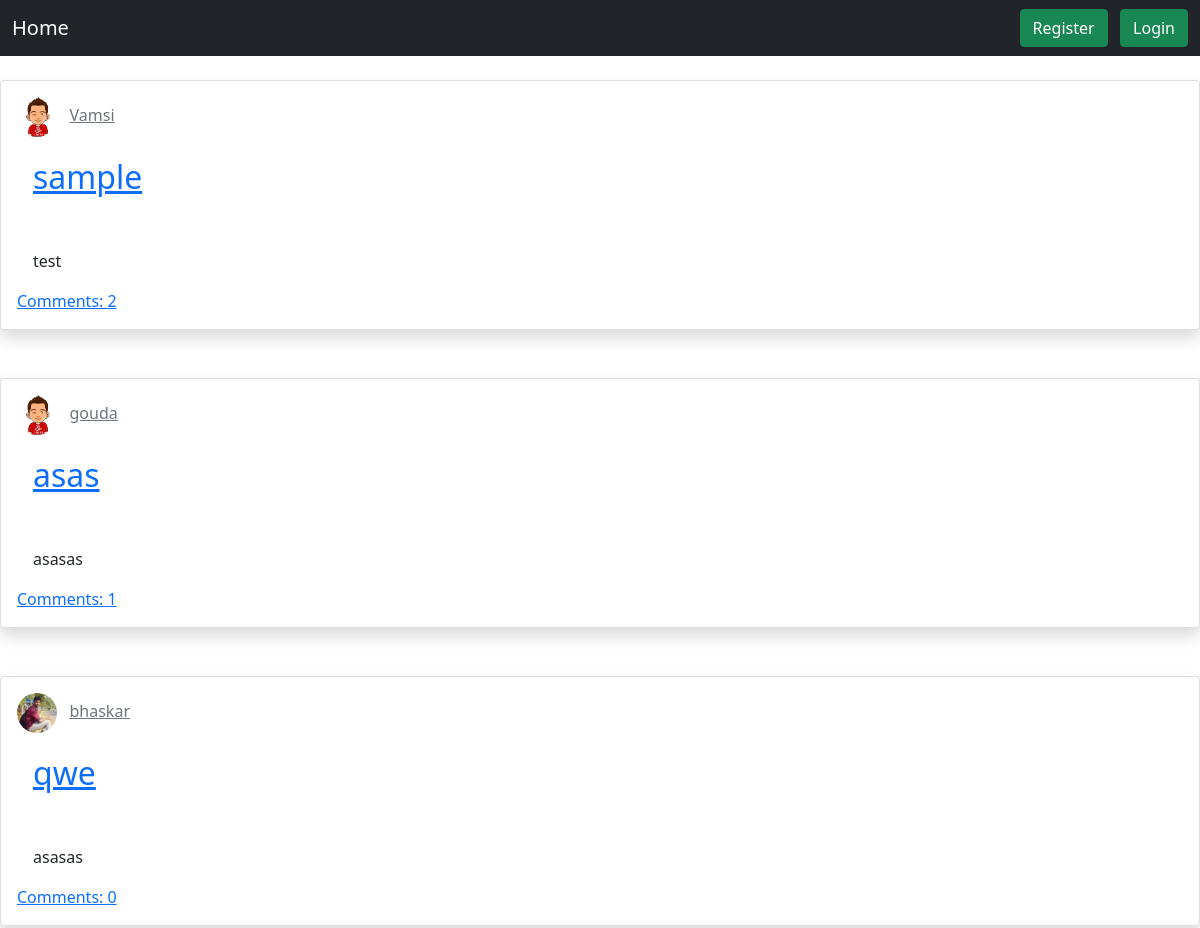
The app's page / (upper part), older data.
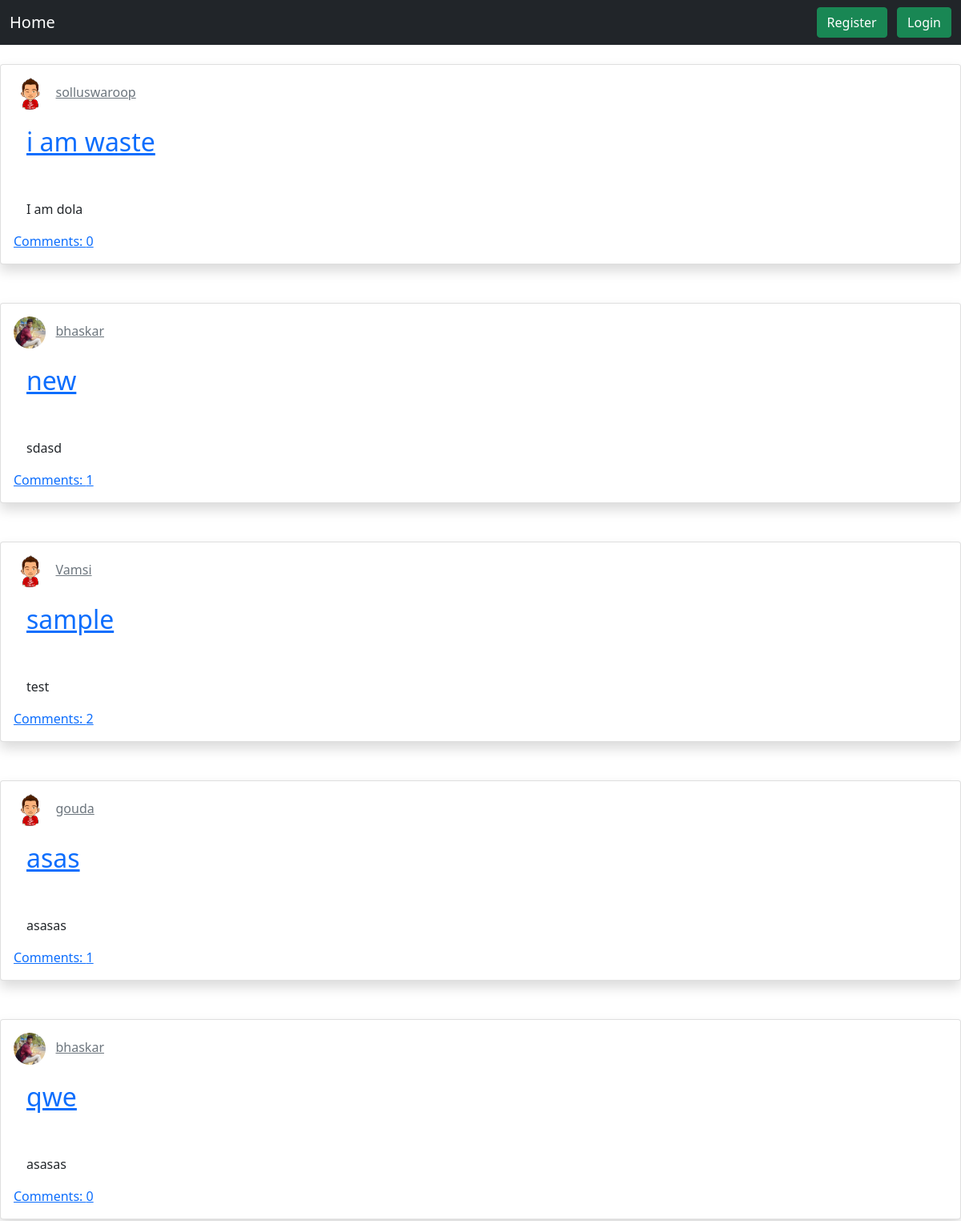
The same page, newer data.
### issues/models.py (models this page shows, shortened)
class Issue(models.Model):
    title = models.CharField(max_length=100)
    description = models.TextField()
    date_posted = models.DateTimeField(default=timezone.now)
    location = models.CharField(max_length=20)
    user = models.ForeignKey(User, on_delete=models.CASCADE)
    likes = models.IntegerField(default=0)
    dislikes = models.IntegerField(default=0)
    image = models.ImageField(upload_to='issue_images', blank=True)

class UserProfile(models.Model):
    user = models.OneToOneField(User, on_delete=models.CASCADE)
    bio = models.CharField(max_length=100, default='', blank=True)
    website = models.URLField(default='', blank=True)
    image = ProcessedImageField(default="default.png", upload_to='profile_image', processors=[ResizeToFill(200, 200)],
                                format='JPEG', options={'quality': 90})
    thumbnail = ImageSpecField(source='image', processors=[ResizeToFill(50, 50)], format='JPEG',
                               options={'quality': 100})

### issues/views.py (the view)
# urls.py: path('', views.index, name='index'),
def index(request):
    issues = Issue.objects.all().order_by('-date_posted')
    paginator = Paginator(issues, 10)
    page = request.GET.get('page')
    issues = paginator.get_page(page)
    return render(request, 'index.html', {'issues': issues})

### templates/index.html (shortened to what this page needs)
{% extends "header.html"%}
{% block content %}
{% for issue in issues %}
<div class="card shadow p-3 mb-5 bg-white rounded">
	<div style="text-align: inline;">
		<img src="{{ issue.user.userprofile.thumbnail.url }}" width="40" height="40" alt="Profile Image" style="border-radius: 50%;">
		<a class="card-subtitle mb-2 text-muted" href="{% url 'user-issues' issue.user.username %}">{{ issue.user }}</a>
	</div>
	<div class="card-body">
		<a class="card-title" style="font-size: 2em;" href="{% url 'issue-detail' issue.id %}">{{ issue.title }}</a>
		<p class="card-text">{{ issue.description|truncatewords:"30" }}</p>
	</div>
	<a href="{% url 'issue-detail' issue.id %}">Comments: {{ issue.comments.count }}</a>
</div>
{% endfor %}
{% endblock content %}

Row changes from the older to the newer data that the page shows:
added Issue: user.userprofile.thumbnail (placeholder picture), user "solluswaroop", title "i am waste", description "I am dola", comments.count "0"
added Issue: user.userprofile.thumbnail (picture), user "bhaskar", title "new", description "sdasd", comments.count "1"
